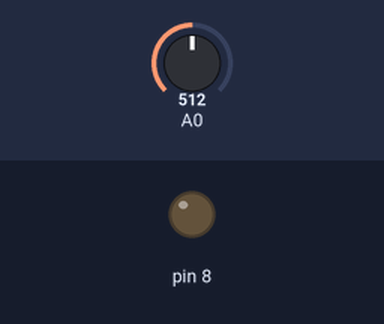
The sketch below on a simulated Arduino Uno, built with avr-gcc and run on an emulated ATmega328P. Parts: output pins drawn as LEDs (lit = HIGH). Inputs (shaded band) come from the test bench; at power-on: A0 = 512.

Above: at 1.2 s.
1.3 s: A0 set to 887
2.8 s: A0 set to 914
At 3.2 s:
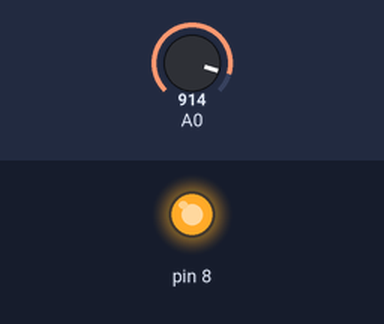
4.3 s: A0 set to 900
At 5.5 s:
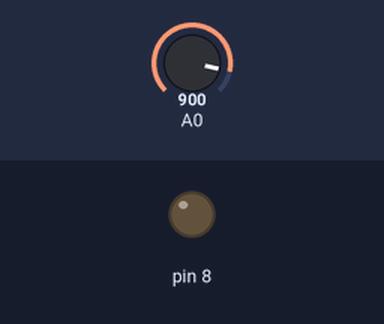
5.8 s: A0 set to 1023
At 6.7 s:
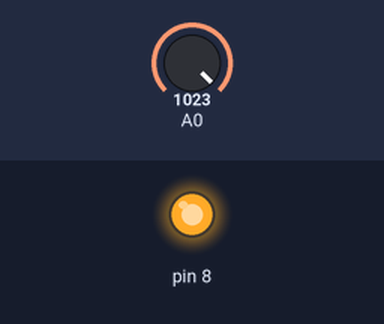
Timing chart, 0 to 8.3 s (numbered marks = the images above; inputs shaded):
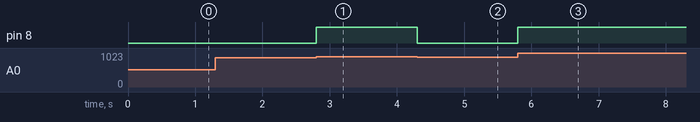

Measured:
- the behaviour switches between 900 and 901 on A0 (found by bisection; images 0 and 1)
- after the input at 1.3 s, every drawn part: stays the same
- after the input at 2.8 s, pin 8: LOW → HIGH at once
- after the input at 4.3 s, pin 8: HIGH → LOW at once
- after the input at 5.8 s, pin 8: LOW → HIGH at once

The sketch:

foto_resistor.ino
```cpp
boolean debug = false;

void setup() {
  if (debug) {
    Serial.begin(9600);
    while (!Serial);
  }
  pinMode(A0, INPUT);
  pinMode(8, OUTPUT);
}

void loop() {
  int light = analogRead(A0);
  if (debug) {
    Serial.println(light);
    delay(1000);
  }
  if (light > 900) {
    digitalWrite(8, HIGH);
  } else {
    digitalWrite(8, LOW);
  }
}
```
